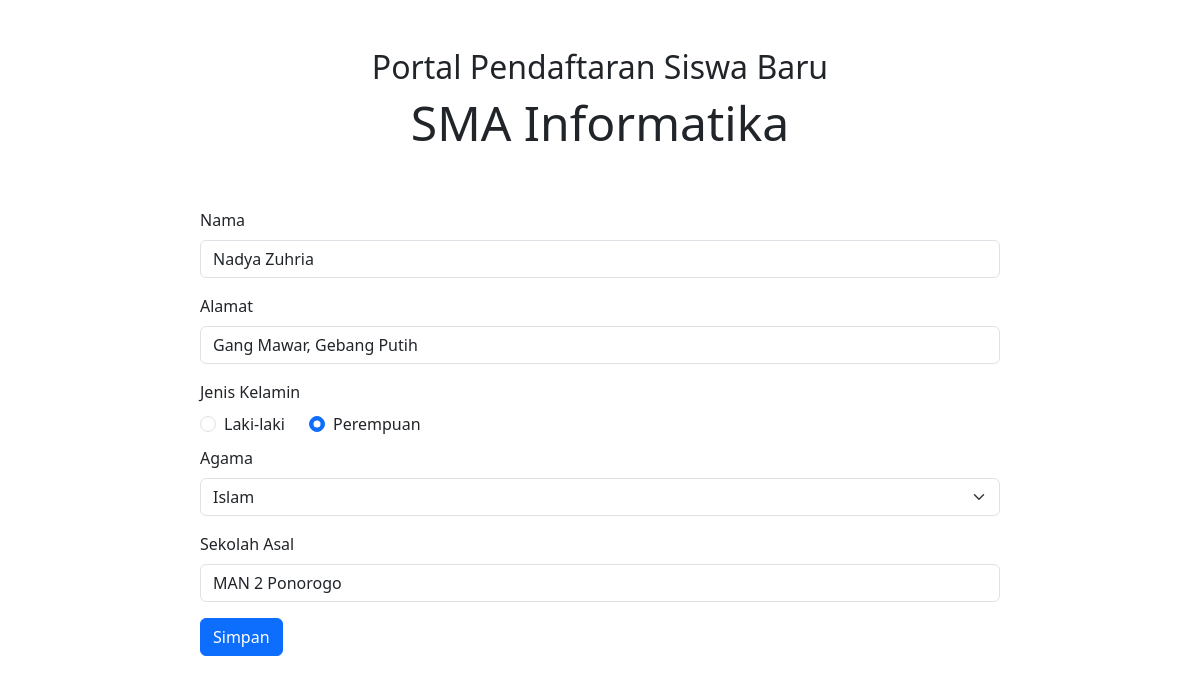
Screenshot of /form-edit.php?id=5 with the database file from the repository.
### tables this page shows
CREATE TABLE `calon_siswa` (
  `id` int(11) NOT NULL,
  `nama` varchar(64) NOT NULL,
  `alamat` varchar(255) NOT NULL,
  `jenis_kelamin` varchar(16) NOT NULL,
  `agama` varchar(16) NOT NULL,
  `sekolah_asal` varchar(64) NOT NULL
);

### form-edit.php (the view, shortened to what this page needs)
<?php
include("config.php");
$id = $_GET['id'];
$sql = "SELECT * FROM calon_siswa WHERE id=$id";
$query = mysqli_query($db, $sql);
$siswa = mysqli_fetch_assoc($query);
?>
<!DOCTYPE html>
<html>
<head>
  <link href="https://cdn.jsdelivr.net/npm/bootstrap@5.3.2/dist/css/bootstrap.min.css" rel="stylesheet">
</head>
<body>
  <div class="container">
    <div class="row justify-content-center p-5">
      <div class="col-md-8 text-center">
        <h2 class="mt">Portal Pendaftaran Siswa Baru</h2>
        <h1 class="display-5">SMA Informatika</h1>
      </div>
    </div>
    <div style="max-width: 100vh; margin: 0 auto;">
      <form action="proses-edit.php" method="POST">
        <div class="mb-3">
          <label for="nama" class="form-label">Nama</label>
          <input type="text" class="form-control" placeholder="Masukkan nama" aria-label="Nama" name="nama" value="<?php echo $siswa['nama']; ?>" required />
        </div>
        <div class="mb-3">
          <label for="alamat" class="form-label">Alamat</label>
          <input type="text" class="form-control" placeholder="Masukkan alamat" aria-label="Alamat" name="alamat" value="<?php echo $siswa['alamat']; ?>" required />
        </div>
        <div class="mb-2">
          <?php $jk = $siswa['jenis_kelamin']; ?>
          <label for="jenis-kelamin" class="form-label">Jenis Kelamin</label>
          <div class="row">
            <div class="col-auto">
              <div class="form-check">
                <input class="form-check-input" type="radio" name="jenis-kelamin" id="laki-laki" value="Laki-laki" <?php echo ($jk == 'Laki-laki') ? 'checked' : ''; ?>>
                <label class="form-check-label" for="laki-laki">
                  Laki-laki
                </label>
              </div>
            </div>
            <div class="col-auto">
              <div class="form-check">
                <input class="form-check-input" type="radio" name="jenis-kelamin" id="perempuan" value="Perempuan" <?php echo ($jk == 'Perempuan') ? 'checked' : ''; ?>>
                <label class="form-check-label" for="perempuan">
                  Perempuan
                </label>
              </div>
            </div>
          </div>
        </div>
        <div class="mb-3">
          <?php $agama = $siswa['agama']; ?>
          <label for="agama" class="form-label">Agama</label>
          <select class="form-select" aria-label="Agama" name="agama" required>
            <option <?php echo ($agama == 'Islam') ? 'selected' : ''; ?>>Islam</option>
          </select>
        </div>
        <div class="mb-3">
          <label for="sekolah-asal" class="form-label">Sekolah Asal</label>
          <input type="text" class="form-control" placeholder="Sekolah Asal" aria-label="Sekolah Asal" name="sekolah-asal" value="<?php echo $siswa['sekolah_asal']; ?>" required />
        </div>
        <input type="submit" value="Simpan" class="btn btn-primary" name="simpan"></input>
      </form>
    </div>
  </div>
</body>
</html>

### rows the page displays
calon_siswa: nama "Nadya Zuhria", alamat "Gang Mawar, Gebang Putih", jenis_kelamin "☐ Laki-laki", jenis_kelamin "☑ Perempuan", agama "Islam", sekolah-asal "MAN 2 Ponorogo"
